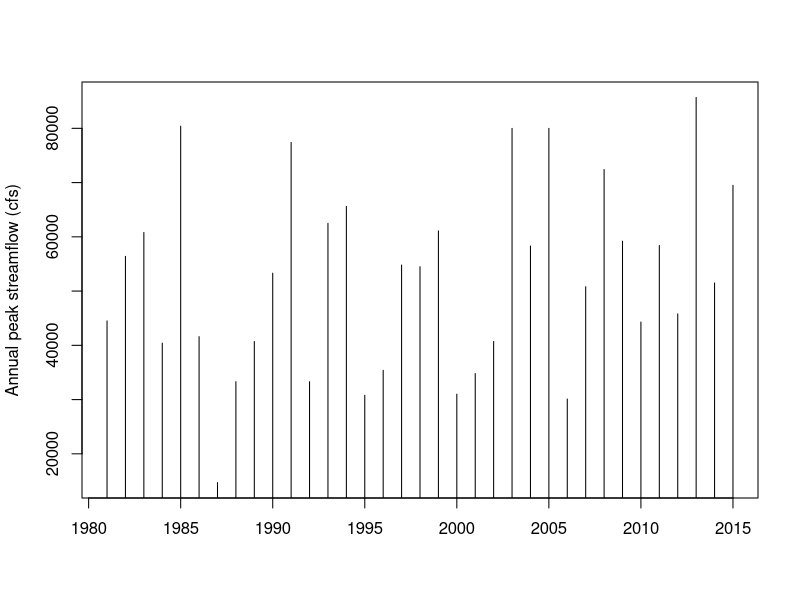
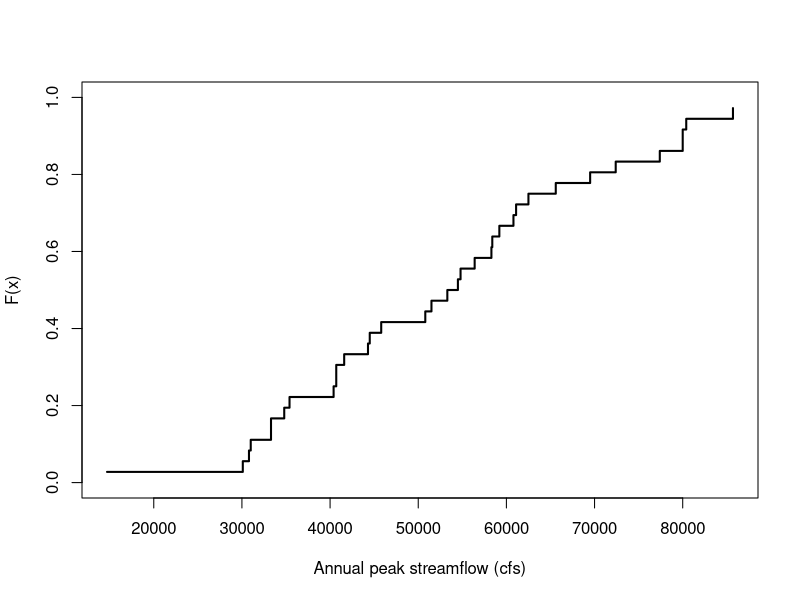
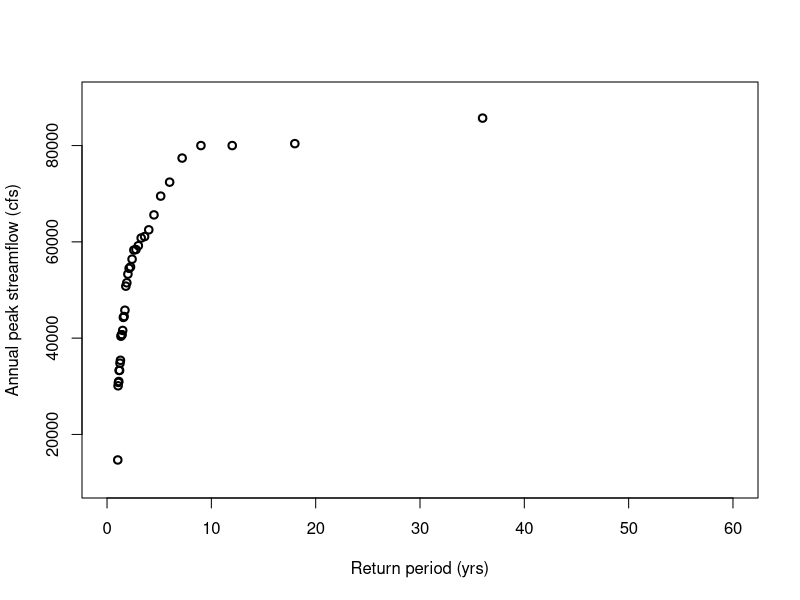
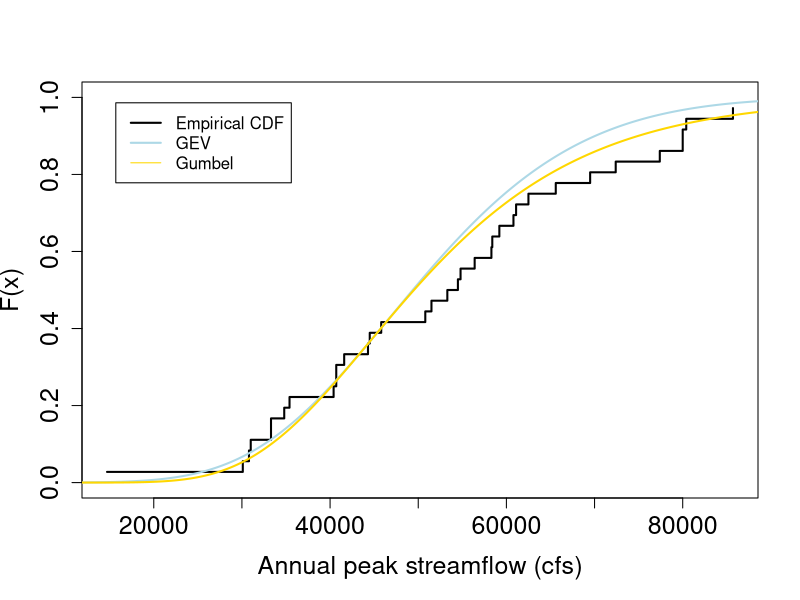

These charts were generated, in order, by the following R code:
setwd("~/Library/Mobile Documents/com~apple~CloudDocs/ESCI167/Rscripts_lectures")

library(evd)

####
data=read.csv("usgs_03335500_peakflow.csv",header=T)
names(data)=c("Date","Pflow")

mflow=data$Pflow
year=seq(1981,2015)

options(scipen = 999)# just doing this to avoid scientific notation on my plots

# Plot the time series
plot(year,mflow,type="h",xlab="",ylab="Annual peak streamflow (cfs)")

# Plot the empirical CDF
x.ord=sort(mflow)
n=length(x.ord)
F_x=(1:n)/(n+1)
plot(x.ord, F_x, type = "s", ylim = c(0, 1), xlab="Annual peak streamflow (cfs)", 
     ylab = "F(x)", main = "",lwd=2)

# Plot the return periods
T=1/(1-F_x)
plot(T,x.ord,ylim=c(10000,90000),xlim=c(0,60),col="black",xlab="Return period (yrs)",
     ylab="Annual peak streamflow (cfs)",lwd=2)

#estimate EVD parameters
m1 = fgev(mflow)

#calculate the GEV CDF
x = seq(10000,90000,1)
F1_x = pgev(x,loc=44574.4700,scale=13492.2966,shape=-0.1604)

#Gumbel CDF
m2 = fgumbel(mflow)
F2_x = pgumbel(x,loc=44574,scale=13492)

# superpose GEV fit to empirical CDF
plot(x.ord, F_x, type = "s", ylim = c(0, 1), xlab="Annual peak streamflow (cfs)", 
     ylab = "F(x)", main = "",lwd=2,cex.lab=1.5,cex.axis=1.5)
lines(x,F1_x,col="lightblue",lwd=2)
lines(x,F2_x,col="gold",lwd=2)
labels=c('Empirical CDF',"GEV","Gumbel")
colors=c("black","lightblue","gold")
legend("topleft", inset=.05, labels,lty=c(1,1,1),lwd=c(2,2,1),col=colors)

#probability of exceedance and return period of the largest event
pe = 1-pgumbel(85700,loc=44574,scale=13492)
1/(pe)
